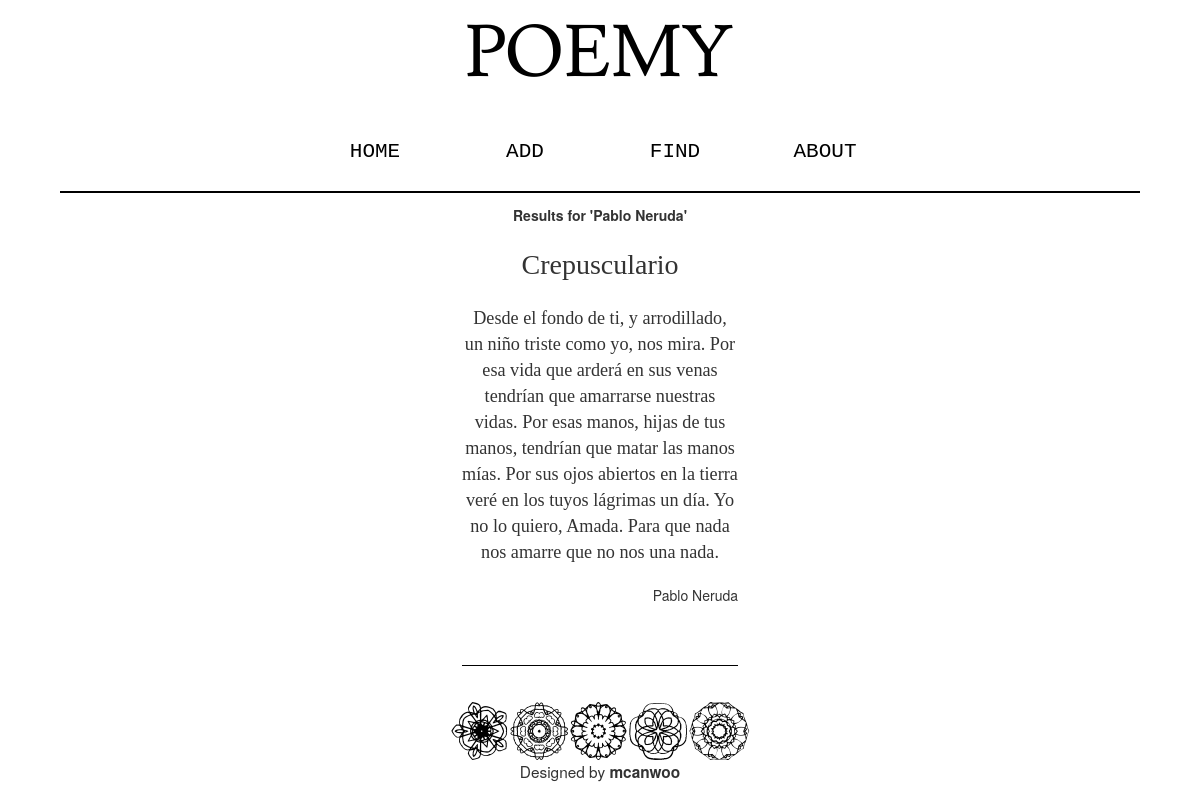
/result.php?keyword=Pablo Neruda, run on the app's committed database.
### tables this page shows
CREATE TABLE IF NOT EXISTS `poem` (
  `id` int(11) NOT NULL AUTO_INCREMENT,
  `poet` varchar(50) NOT NULL,
  `poem` text NOT NULL,
  `pdate` date DEFAULT NULL,
  `sdate` date DEFAULT NULL,
  `name` varchar(50) NOT NULL,
  PRIMARY KEY (`id`)
);

### result.php (the view, shortened to what this page needs)
<?php
$keyword=$_GET["keyword"];
if (empty($keyword)) {
echo "please fill the field !";
}
else {
    $sec=mysql_query("select * from poem where poet like '%$keyword%'");
}
 ?>
 <html>
 <link href="normalize.css" rel="stylesheet">
 <link href="style.css" rel="stylesheet">
 <link rel="stylesheet" href="https://maxcdn.bootstrapcdn.com/bootstrap/3.3.6/css/bootstrap.min.css">
 <link rel="stylesheet" href="https://maxcdn.bootstrapcdn.com/bootstrap/3.3.6/css/bootstrap-theme.min.css">
   <head>
   </head>
   <body style="text-align:center">
 <img src="lusitana.regular.png"  style="margin-top:2%">
 <div id="navbar" class="row" style="color:black; margin-top:5%; " >
     <div class="col-md-3">
 <a style="text-decoration:none;color:black;  color: 928D88#; col-md" href="index.php">HOME</a>
 </div><div class="col-md-3">
 <a  style="text-decoration:none;color:black;color: 928D88#;" href="submit.php">ADD</a>
 </div><div class="col-md-3">
 <a style="text-decoration:none;color:black;color: 928D88#;" href="find.php">FIND</a>
 </div>
 <div class="col-md-3">
 <a style="text-decoration:none;color:black;" href="about.php">ABOUT</a>
 </div>
 </div>
 <div id="line">
 </div>
 <div id="content">
<?php
echo "<div id='resultstext'>";
echo "<b>Results for '" ;
echo $keyword;
echo "'</b>";
 echo "</div>";
?>
 <?php
 while ($dizi=mysql_fetch_array($sec)) {
 echo "<br/>";
 echo "<div id='baslik'>";
 echo $dizi["name"];
 echo "</div>";
 echo "<br/>";
 echo "<div id='siir'>";
 echo $dizi["poem"];
 echo "</div>";
 echo "<br/>";
 echo "<div id='yazar's>";
 echo $dizi["poet"];
 echo "</div>";
 echo "<br/>";
 echo "<br/>";
 echo "<br/>";
 echo "<div id='lines'>";
 echo "</div>";
 }
  ?>
 </div>
 <img src="extasy.regular.png"  style="margin-top:2%">
 <div class="footer">
 Designed by <b href="mefa">mcanwoo</b>
 </div>
   </body>
 </html>

### style.css (style rules this page uses)
#content { text-align: center; width: 25%; margin-left: auto; margin-right: auto; padding: 1%; }
#siir { font-size: 130%; color: #333333; font-family: ‘Palatino Linotype’, ‘Book Antiqua’, Palatino, serif; }
#baslik { font-size: 200%; color: #333333; font-family: ‘Palatino Linotype’, ‘Book Antiqua’, Palatino, serif; }
#lines { background-color: black; height: 0.2%; margin-left: auto; margin-right: auto; }
.footer { height: 5%; text-align: center; font-size: 110% }
#line { background-color: black; height: 0.2%; margin-left: auto; margin-right: auto; width: 90%; margin-top: 2%; }
#navbar { margin-left: auto; margin-right: auto; width: 50%; text-align: center; padding-left: 0; padding-right: 0; word-spacing: 169%; }
#yazar { text-align: right; }
a { font-size: 150%; font-family: Courier, Monaco, monospace; }

### data on the page
poem: name "Crepusculario", poem "Desde el fondo de ti, y arrodillado, un niño triste como yo, nos mira. Por esa vida que arderá en sus venas tendrían que amarrarse nuestras vidas. Por esas manos, hijas de tus manos, tendrían que matar las manos mías. Por sus ojos abiertos en la tierra veré en los tuyos lágrimas un día. Yo no lo quiero, Amada. Para que nada nos amarre que no nos una nada.", poet "Pablo Neruda"

### other printed values
$keyword "Pablo Neruda"
